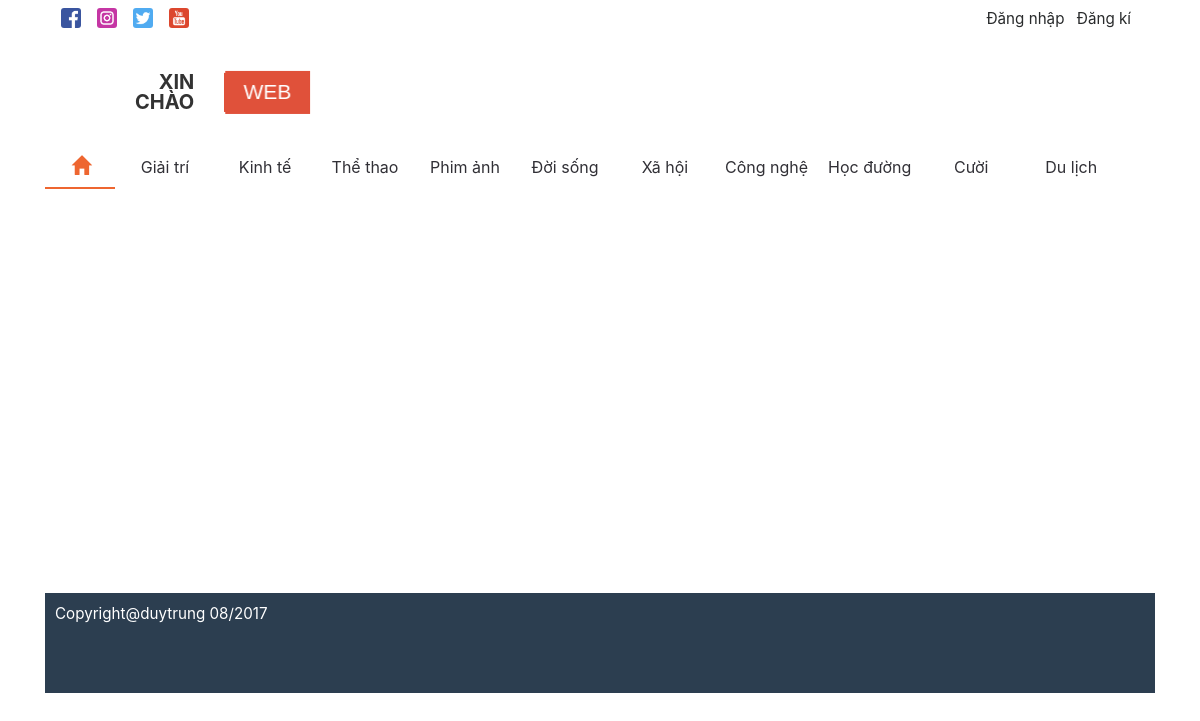
The app's page /category.php with its own data.
### tables this page shows
CREATE TABLE `category` (
  `cate_id` int(11) NOT NULL,
  `cate_name` varchar(100) NOT NULL
);

### library/function.php (called while the page is built, shortened)
<?php
  	function unicode_convert($str)
  	{
        $unicode = array(
            'a'=>array('á','à','ả','ã','ạ','ă','ắ','ặ','ằ','ẳ','ẵ','â','ấ','ầ','ẩ','ẫ','ậ'),
                'A'=>array('Á','À','Ả','Ã','Ạ','Ă','Ắ','Ặ','Ằ','Ẳ','Ẵ','Â','Ấ','Ầ','Ẩ','Ẫ','Ậ'),
                'd'=>array('đ'),
                'D'=>array('Đ'),
                'e'=>array('é','è','ẻ','ẽ','ẹ','ê','ế','ề','ể','ễ','ệ'),
                'E'=>array('É','È','Ẻ','Ẽ','Ẹ','Ê','Ế','Ề','Ể','Ễ','Ệ'),
                'i'=>array('í','ì','ỉ','ĩ','ị'),
                'I'=>array('Í','Ì','Ỉ','Ĩ','Ị'),
                'o'=>array('ó','ò','ỏ','õ','ọ','ô','ố','ồ','ổ','ỗ','ộ','ơ','ớ','ờ','ở','ỡ','ợ'),
                '0'=>array('Ó','Ò','Ỏ','Õ','Ọ','Ô','Ố','Ồ','Ổ','Ỗ','Ộ','Ơ','Ớ','Ờ','Ở','Ỡ','Ợ'),
                'u'=>array('ú','ù','ủ','ũ','ụ','ư','ứ','ừ','ử','ữ','ự'),
                'U'=>array('Ú','Ù','Ủ','Ũ','Ụ','Ư','Ứ','Ừ','Ử','Ữ','Ự'),
                'y'=>array('ý','ỳ','ỷ','ỹ','ỵ'),
                'Y'=>array('Ý','Ỳ','Ỷ','Ỹ','Ỵ'),
                 '-'=>array(' ','&quot;','.','?',':','!'),
                ''=>array('(',')',',',"'",'"')
            );
            foreach($unicode as $nonUnicode=>$uni){
              foreach($uni as $value)
              $str = str_replace($value,$nonUnicode,$str);
            }
      return $str;
  	}
?>

### templates/navs.php (the view, shortened to what this page needs)
<div class="container" id="nav-menu">
	<nav class="nav" id="navs">
		<a href="trang-chu.html" class=" nav-link <?php echo isset($_GET['cid']) || isset($_GET['nid'])?"":"active";?>"><span class="glyphicon glyphicon-home" aria-hidden="true" style="font-size: 1.2em;padding-bottom: 0px"></span></a>
		<?php
			$sql = "SELECT * FROM category";
			$stmt = $conn->prepare($sql);
			$stmt->execute();
			$cates = $stmt->fetchAll(PDO::FETCH_OBJ);
			if($stmt->rowCount()==0)
			{
				echo "<p>Chưa có chuyên mục nào</p>";
			}
			else{
				foreach ($cates as $cate) {
				$cate_khongdau = strtolower(unicode_convert($cate->cate_name));
				if((isset($_GET['cid']) && $_GET['cid'] == $cate->cate_id )|| (isset($cate_idx) && $cate_idx ==  $cate->cate_id)){
					$active = "active";
				}else{
					$active = "";
				}
				echo "<a class='nav-link ".$active."' href='danh-muc/".$cate->cate_id."/".$cate_khongdau.".html'>$cate->cate_name</a>";
				}
			}
		?>
	</nav>
</div>

### public/css/mystyle.css (style rules this page uses)
a { color: #333; }
.nav-link { padding: 3px 10px; }
#navs { margin:0px; background-color: #fff; z-index: 111; }
#navs a { color: #313036; padding-top: 7px; padding-bottom: 7px; min-width: 100px; text-align: center; }
#navs a:first-child { min-width: 70px !important; }
#navs .active { color: #EE6630; border-bottom: 2px solid #EE6630; transition: all .2s; }
.glyphicon { margin-left:2px !important; }

### records on screen
category: cate_name "Giải trí"
category: cate_name "Kinh tế"
category: cate_name "Thể thao"
category: cate_name "Phim ảnh"
category: cate_name "Đời sống"
category: cate_name "Xã hội"
category: cate_name "Công nghệ"
category: cate_name "Học đường"
category: cate_name "Cười"
category: cate_name "Du lịch"
